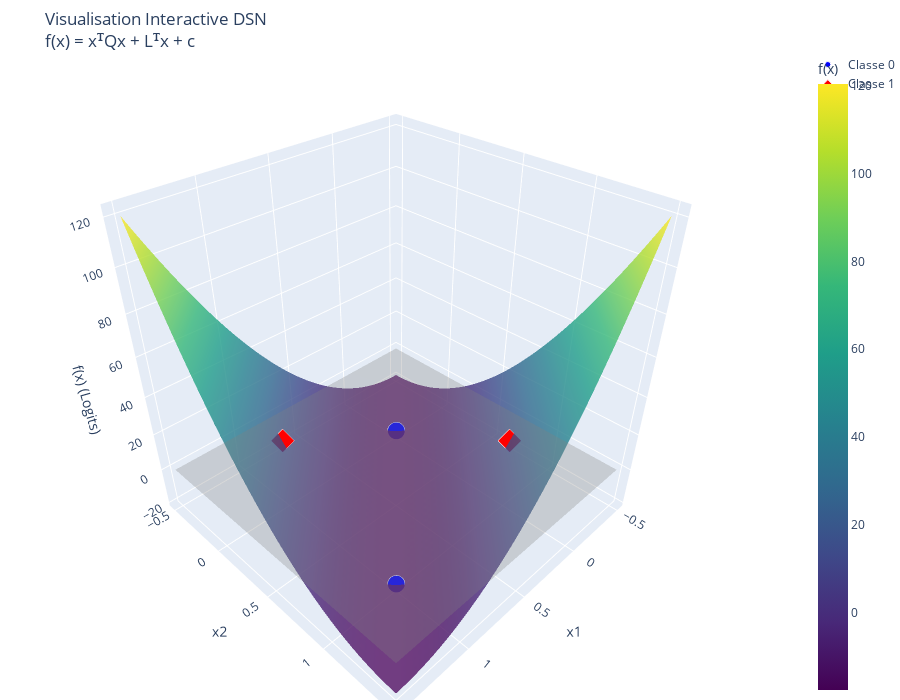

The cell this chart's notebook holds for it:
### Code cell
import plotly.graph_objects as go
import numpy as np
import torch

def plot_interactive_surface(Q, L, c, X_data=None, y_data=None):
    """
    Crée un graphique 3D interactif avec Plotly.
    Q, L, c : Les paramètres de l'équation extraite f(x) = xTQx + LTx + c
    """
    # 1. Conversion Tensor -> Numpy
    if torch.is_tensor(Q): Q = Q.detach().cpu().numpy()
    if torch.is_tensor(L): L = L.detach().cpu().numpy()
    if torch.is_tensor(c): c = c.item() if c.numel() == 1 else c.detach().cpu().numpy()
    if X_data is not None and torch.is_tensor(X_data): X_data = X_data.cpu().numpy()
    if y_data is not None and torch.is_tensor(y_data): y_data = y_data.cpu().numpy().flatten()

    # 2. Création de la grille
    if X_data is not None:
        margin = 0.5
        x_min, x_max = X_data[:, 0].min() - margin, X_data[:, 0].max() + margin
        y_min, y_max = X_data[:, 1].min() - margin, X_data[:, 1].max() + margin
    else:
        x_min, x_max, y_min, y_max = -1.5, 1.5, -1.5, 1.5

    resolution = 50
    x_range = np.linspace(x_min, x_max, resolution)
    y_range = np.linspace(y_min, y_max, resolution)
    xx, yy = np.meshgrid(x_range, y_range)

    # 3. Calcul de Z (vectorisé)
    grid_points = np.c_[xx.ravel(), yy.ravel()]
    
    # f(x) = x^T Q x + L^T x + c
    term_quad = np.sum((grid_points @ Q) * grid_points, axis=1)
    term_lin = grid_points @ L
    Z = term_quad + term_lin + c
    Z = Z.reshape(xx.shape)

    # --- CONSTRUCTION DU GRAPHIQUE ---
    fig = go.Figure()

    # A. La Surface (La fonction apprise)
    fig.add_trace(go.Surface(
        x=x_range, y=y_range, z=Z,
        colorscale='Viridis',
        opacity=0.8,
        name='Surface f(x)',
        colorbar=dict(title='f(x)')
    ))

    # B. Le Plan de Décision (z=0)
    # On ajoute un plan transparent à z=0 pour voir la frontière
    zero_plane = np.zeros_like(Z)
    fig.add_trace(go.Surface(
        x=x_range, y=y_range, z=zero_plane,
        colorscale='Gray',
        showscale=False,
        opacity=0.3,
        name='Frontière (z=0)'
    ))

    # C. Les Points de Données (Scatter 3D)
    if X_data is not None and y_data is not None:
        # On projette les points sur la surface calculée pour voir s'ils "collent"
        pred_quad = np.sum((X_data @ Q) * X_data, axis=1)
        pred_lin = X_data @ L
        z_points = pred_quad + pred_lin + c
        
        # Classe 0 (Bleu)
        mask0 = (y_data == 0)
        fig.add_trace(go.Scatter3d(
            x=X_data[mask0, 0], y=X_data[mask0, 1], z=z_points[mask0],
            mode='markers',
            marker=dict(size=6, color='blue', symbol='circle', line=dict(color='white', width=1)),
            name='Classe 0'
        ))

        # Classe 1 (Rouge)
        mask1 = (y_data == 1)
        fig.add_trace(go.Scatter3d(
            x=X_data[mask1, 0], y=X_data[mask1, 1], z=z_points[mask1],
            mode='markers',
            marker=dict(size=6, color='red', symbol='diamond', line=dict(color='white', width=1)),
            name='Classe 1'
        ))

    # D. Mise en page
    fig.update_layout(
        title=f"Visualisation Interactive DSN<br>f(x) = xᵀQx + Lᵀx + c",
        scene=dict(
            xaxis_title='x1',
            yaxis_title='x2',
            zaxis_title='f(x) (Logits)',
            aspectmode='cube'
        ),
        width=900,
        height=700,
        margin=dict(l=0, r=0, b=0, t=50)
    )

    fig.show()

# --- UTILISATION ---
# Supposant que vous avez déjà extrait Q_matrix, L_vector, constant, X, y
plot_interactive_surface(Q_matrix, L_vector, constant, X, y)

### Figure 1 — Plotly figure (JSON) as saved in the notebook; plotly's stock layout.template omitted (floating-point values rounded to 4 significant figures; data arrays with more than 128 entries replaced by an {"elided": "..."} marker saying what was removed)
{"data": [{"colorbar": {"title": {"text": "f(x)"}}, "colorscale": [[0, "#440154"], [0.1111, "#482878"], [0.2222, "#3e4989"], [0.3333, "#31688e"], [0.4444, "#26828e"], [0.5556, "#1f9e89"], [0.6667, "#35b779"], [0.7778, "#6ece58"], [0.8889, "#b5de2b"], [1, "#fde725"]], "name": "Surface f(x)", "opacity": 0.8, "type": "surface", "x": [-0.5, -0.4592, -0.4184, -0.3776, -0.3367, -0.2959, -0.2551, -0.2143, -0.1735, -0.1327, -0.09184, -0.05102, -0.0102, 0.03061, 0.07143, 0.1122, 0.1531, 0.1939, 0.2347, 0.2755, 0.3163, 0.3571, 0.398, 0.4388, 0.4796, 0.5204, 0.5612, 0.602, 0.6429, 0.6837, 0.7245, 0.7653, 0.8061, 0.8469, 0.8878, 0.9286, 0.9694, 1.01, 1.051, 1.092, 1.133, 1.173, 1.214, 1.255, 1.296, 1.337, 1.378, 1.418, 1.459, 1.5], "y": [-0.5, -0.4592, -0.4184, -0.3776, -0.3367, -0.2959, -0.2551, -0.2143, -0.1735, -0.1327, -0.09184, -0.05102, -0.0102, 0.03061, 0.07143, 0.1122, 0.1531, 0.1939, 0.2347, 0.2755, 0.3163, 0.3571, 0.398, 0.4388, 0.4796, 0.5204, 0.5612, 0.602, 0.6429, 0.6837, 0.7245, 0.7653, 0.8061, 0.8469, 0.8878, 0.9286, 0.9694, 1.01, 1.051, 1.092, 1.133, 1.173, 1.214, 1.255, 1.296, 1.337, 1.378, 1.418, 1.459, 1.5], "z": {"elided": "50x50 float values"}}, {"colorscale": [[0, "rgb(0, 0, 0)"], [0.09091, "rgb(16, 16, 16)"], [0.1818, "rgb(38, 38, 38)"], [0.2727, "rgb(59, 59, 59)"], [0.3636, "rgb(81, 80, 80)"], [0.4545, "rgb(102, 101, 101)"], [0.5455, "rgb(124, 123, 122)"], [0.6364, "rgb(146, 146, 145)"], [0.7273, "rgb(171, 171, 170)"], [0.8182, "rgb(197, 197, 195)"], [0.9091, "rgb(224, 224, 223)"], [1, "rgb(254, 254, 253)"]], "name": "Frontière (z=0)", "opacity": 0.3, "showscale": false, "type": "surface", "x": [-0.5, -0.4592, -0.4184, -0.3776, -0.3367, -0.2959, -0.2551, -0.2143, -0.1735, -0.1327, -0.09184, -0.05102, -0.0102, 0.03061, 0.07143, 0.1122, 0.1531, 0.1939, 0.2347, 0.2755, 0.3163, 0.3571, 0.398, 0.4388, 0.4796, 0.5204, 0.5612, 0.602, 0.6429, 0.6837, 0.7245, 0.7653, 0.8061, 0.8469, 0.8878, 0.9286, 0.9694, 1.01, 1.051, 1.092, 1.133, 1.173, 1.214, 1.255, 1.296, 1.337, 1.378, 1.418, 1.459, 1.5], "y": [-0.5, -0.4592, -0.4184, -0.3776, -0.3367, -0.2959, -0.2551, -0.2143, -0.1735, -0.1327, -0.09184, -0.05102, -0.0102, 0.03061, 0.07143, 0.1122, 0.1531, 0.1939, 0.2347, 0.2755, 0.3163, 0.3571, 0.398, 0.4388, 0.4796, 0.5204, 0.5612, 0.602, 0.6429, 0.6837, 0.7245, 0.7653, 0.8061, 0.8469, 0.8878, 0.9286, 0.9694, 1.01, 1.051, 1.092, 1.133, 1.173, 1.214, 1.255, 1.296, 1.337, 1.378, 1.418, 1.459, 1.5], "z": {"elided": "50x50 int values"}}, {"marker": {"color": "blue", "line": {"color": "white", "width": 1}, "size": 6, "symbol": "circle"}, "mode": "markers", "name": "Classe 0", "type": "scatter3d", "x": [0, 1], "y": [0, 1], "z": [-17.7, -17.7]}, {"marker": {"color": "red", "line": {"color": "white", "width": 1}, "size": 6, "symbol": "diamond"}, "mode": "markers", "name": "Classe 1", "type": "scatter3d", "x": [0, 1], "y": [1, 0], "z": [16.85, 16.85]}], "layout": {"height": 700, "margin": {"b": 0, "l": 0, "r": 0, "t": 50}, "scene": {"aspectmode": "cube", "xaxis": {"title": {"text": "x1"}}, "yaxis": {"title": {"text": "x2"}}, "zaxis": {"title": {"text": "f(x) (Logits)"}}}, "title": {"text": "Visualisation Interactive DSN<br>f(x) = xᵀQx + Lᵀx + c"}, "width": 900}}
